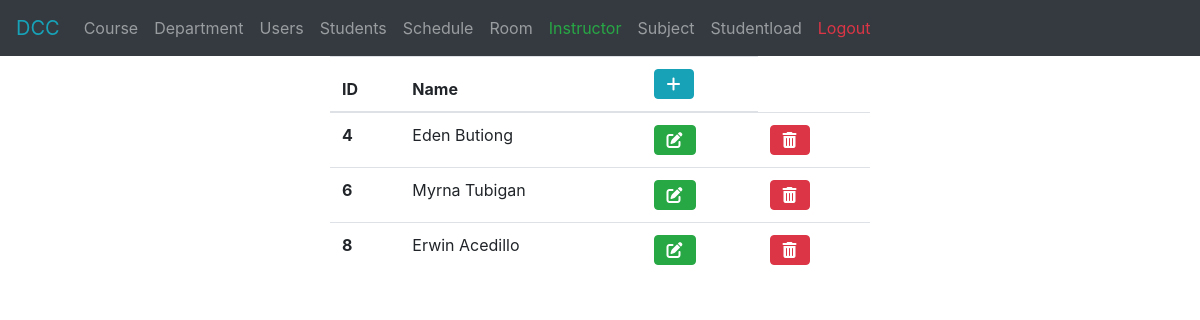
The page /pages/instructor.php (signed in) on the database its author committed.
### tables this page shows
CREATE TABLE `instructor` (
  `id` int(11) NOT NULL AUTO_INCREMENT,
  `name` varchar(45) DEFAULT NULL,
  PRIMARY KEY (`id`)
);

### pages/instructor.php (the view, shortened to what this page needs)
<?php
	include '../components/navigation.php';
	include '../styles.php';
	include '../db.php';
	?>
<html>
	<head>
	</head>
	<body>
		<div class="container">
			<div class="row">
				<div class="col-sm">
				</div>
				<div class="col-sm-6">
					<table class="table">
						<thead>
							<tr>
								<th scope="col">ID</th>
								<th scope="col">Name</th>
								<th scope="col"><button type="button" onclick="window.location.href='./add-instructor.php'" class="btn btn-info"><i class="fas fa-plus"></i></button></th>
							</tr>
						</thead>
						<tbody>
							<?php
								$sql = "select * from instructor";
								$result = $conn->query($sql);
								if ($result->num_rows > 0) {
								    while ($row = $result->fetch_assoc()) {
								        ?>
							<tr>
								<th scope="row"><?php echo $row['id'] ?></th>
								<td><?php echo $row['name'] ?></td>
								<form action="./edit-instructor.php" method="post">
									<td><button type="submit" class="btn btn-success"><i class="fas fa-edit"></i></button></td>
								</form>
								<form action="../requests/delete-instructor.php" method="post">
									<td><button type="submit" class="btn btn-danger"><i class="fas fa-trash-alt"></i></button></td>
								</form>
								<?php }
									} ?>
						</tbody>
					</table>
				</div>
				<div class="col-sm">
				</div>
			</div>
		</div>
	</body>
</html>

### rows shown on the page
instructor: id "4", name "Eden Butiong"
instructor: id "6", name "Myrna Tubigan"
instructor: id "8", name "Erwin Acedillo"
